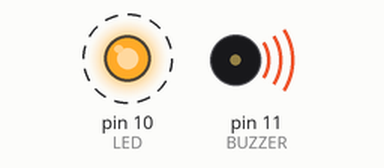
Recording of a sketch running on a simulated Arduino Uno, built with avr-gcc and run on an emulated ATmega328P. Shown: output pins drawn as LEDs (lit = HIGH), buzzer (waves = sounding, pin HIGH). Dashed ring = blinking.

Above: at 0.5 s.
Timing chart, 0 to 4.6 s (numbered marks = the images above):
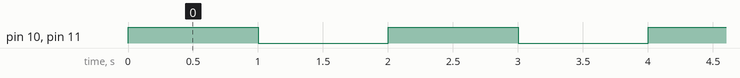

Measured:
- by itself, pin 10 (LED), pin 11 (BUZZER): alternates HIGH for 1.0 s and LOW for 1.0 s

The sketch:

led_buzzer.ino
```cpp
int LED = 10;
int BUZZER = 11;
void setup() {
  // put your setup code here, to run once:
  pinMode(LED, OUTPUT);
  pinMode(BUZZER, OUTPUT);
}

void loop() {
  // put your main code here, to run repeatedly:
  digitalWrite(LED, HIGH);
  digitalWrite(BUZZER, HIGH);
  delay(1000);
  digitalWrite(LED, LOW);
  digitalWrite(BUZZER, LOW);
  delay(1000);
}
```
